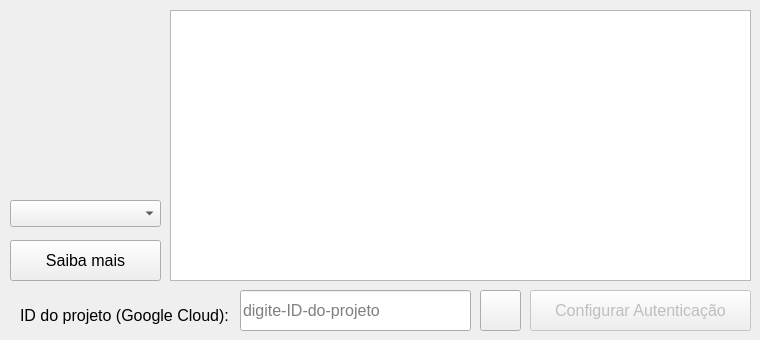
   <widget class="QWidget" name="tab">
    <attribute name="title">
     <string>Passo 1</string>
    </attribute>
    <widget class="QPushButton" name="autenticacao">
     <property name="enabled">
      <bool>false</bool>
     </property>
     <property name="geometry">
      <rect>
       <x>530</x>
       <y>290</y>
       <width>221</width>
       <height>41</height>
      </rect>
     </property>
     <property name="font">
      <font>
       <pointsize>12</pointsize>
      </font>
     </property>
     <property name="text">
      <string>Configurar Autenticação</string>
     </property>
     <property name="icon">
      <iconset>
       <normaloff>../medias/icons8-reproduzir-50.png</normaloff>../medias/icons8-reproduzir-50.png</iconset>
     </property>
    </widget>
    <widget class="QPushButton" name="desautenticacao">
     <property name="geometry">
      <rect>
       <x>480</x>
       <y>290</y>
       <width>41</width>
       <height>41</height>
      </rect>
     </property>
     <property name="font">
      <font>
       <pointsize>12</pointsize>
      </font>
     </property>
     <property name="text">
      <string/>
     </property>
     <property name="icon">
      <iconset>
       <normaloff>../medias/eraser-thin-svgrepo-com.svg</normaloff>../medias/eraser-thin-svgrepo-com.svg</iconset>
     </property>
    </widget>
    <widget class="QTextBrowser" name="QTextBrowser">
     <property name="geometry">
      <rect>
       <x>170</x>
       <y>10</y>
       <width>581</width>
       <height>271</height>
      </rect>
     </property>
     <property name="html">
      <string>&lt;!DOCTYPE HTML PUBLIC &quot;-//W3C//DTD HTML 4.0//EN&quot; &quot;http://www.w3.org/TR/REC-html40/strict.dtd&quot;&gt;
&lt;html&gt;&lt;head&gt;&lt;meta name=&quot;qrichtext&quot; content=&quot;1&quot; /&gt;&lt;style type=&quot;text/css&quot;&gt;
p, li { white-space: pre-wrap; }
&lt;/style&gt;&lt;/head&gt;&lt;body style=&quot; font-family:'MS Shell Dlg 2'; font-size:8.25pt; font-weight:400; font-style:normal;&quot;&gt;
&lt;p style=&quot;-qt-paragraph-type:empty; margin-top:0px; margin-bottom:0px; margin-left:0px; margin-right:0px; -qt-block-indent:0; text-indent:0px; font-size:8pt;&quot;&gt;&lt;br /&gt;&lt;/p&gt;&lt;/body&gt;&lt;/html&gt;</string>
     </property>
     <property name="overwriteMode">
      <bool>true</bool>
     </property>
     <property name="textInteractionFlags">
      <set>Qt::LinksAccessibleByKeyboard|Qt::LinksAccessibleByMouse|Qt::TextBrowserInteraction|Qt::TextEditable|Qt::TextEditorInteraction|Qt::TextSelectableByKeyboard|Qt::TextSelectableByMouse</set>
     </property>
     <property name="openLinks">
      <bool>false</bool>
     </property>
    </widget>
    <widget class="QgsPasswordLineEdit" name="project_QgsPasswordLineEdit">
     <property name="geometry">
      <rect>
       <x>240</x>
       <y>290</y>
       <width>231</width>
       <height>41</height>
      </rect>
     </property>
     <property name="font">
      <font>
       <pointsize>12</pointsize>
      </font>
     </property>
     <property name="inputMethodHints">
      <set>Qt::ImhHiddenText|Qt::ImhNoAutoUppercase|Qt::ImhNoPredictiveText|Qt::ImhSensitiveData</set>
     </property>
     <property name="placeholderText">
      <string>digite-ID-do-projeto</string>
     </property>
    </widget>
    <widget class="QLabel" name="label_2">
     <property name="geometry">
      <rect>
       <x>20</x>
       <y>300</y>
       <width>231</width>
       <height>31</height>
      </rect>
     </property>
     <property name="font">
      <font>
       <pointsize>12</pointsize>
      </font>
     </property>
     <property name="text">
      <string>ID do projeto (Google Cloud):</string>
     </property>
    </widget>
    <widget class="QLabel" name="label_14">
     <property name="geometry">
      <rect>
       <x>5</x>
       <y>20</y>
       <width>151</width>
       <height>151</height>
      </rect>
     </property>
     <property name="text">
      <string/>
     </property>
     <property name="pixmap">
      <pixmap>../icon.png</pixmap>
     </property>
     <property name="scaledContents">
      <bool>true</bool>
     </property>
    </widget>
    <widget class="QPushButton" name="learn">
     <property name="geometry">
      <rect>
       <x>10</x>
       <y>240</y>
       <width>151</width>
       <height>41</height>
      </rect>
     </property>
     <property name="font">
      <font>
       <pointsize>12</pointsize>
      </font>
     </property>
     <property name="text">
      <string>Saiba mais</string>
     </property>
     <property name="icon">
      <iconset>
       <normaloff>../medias/open-in-browser.svg</normaloff>../medias/open-in-browser.svg</iconset>
     </property>
    </widget>
    <widget class="QgsMapLayerComboBox" name="mMapLayerComboBox">
     <property name="geometry">
      <rect>
       <x>10</x>
       <y>200</y>
       <width>151</width>
       <height>27</height>
      </rect>
     </property>
     <property name="filters">
  <!-- Removed Qgis:: enum values because PyQt5.uic cannot resolve Qgis C++ enums
       The filter will be configured programmatically if needed. -->
     </property>
    </widget>
   </widget>
